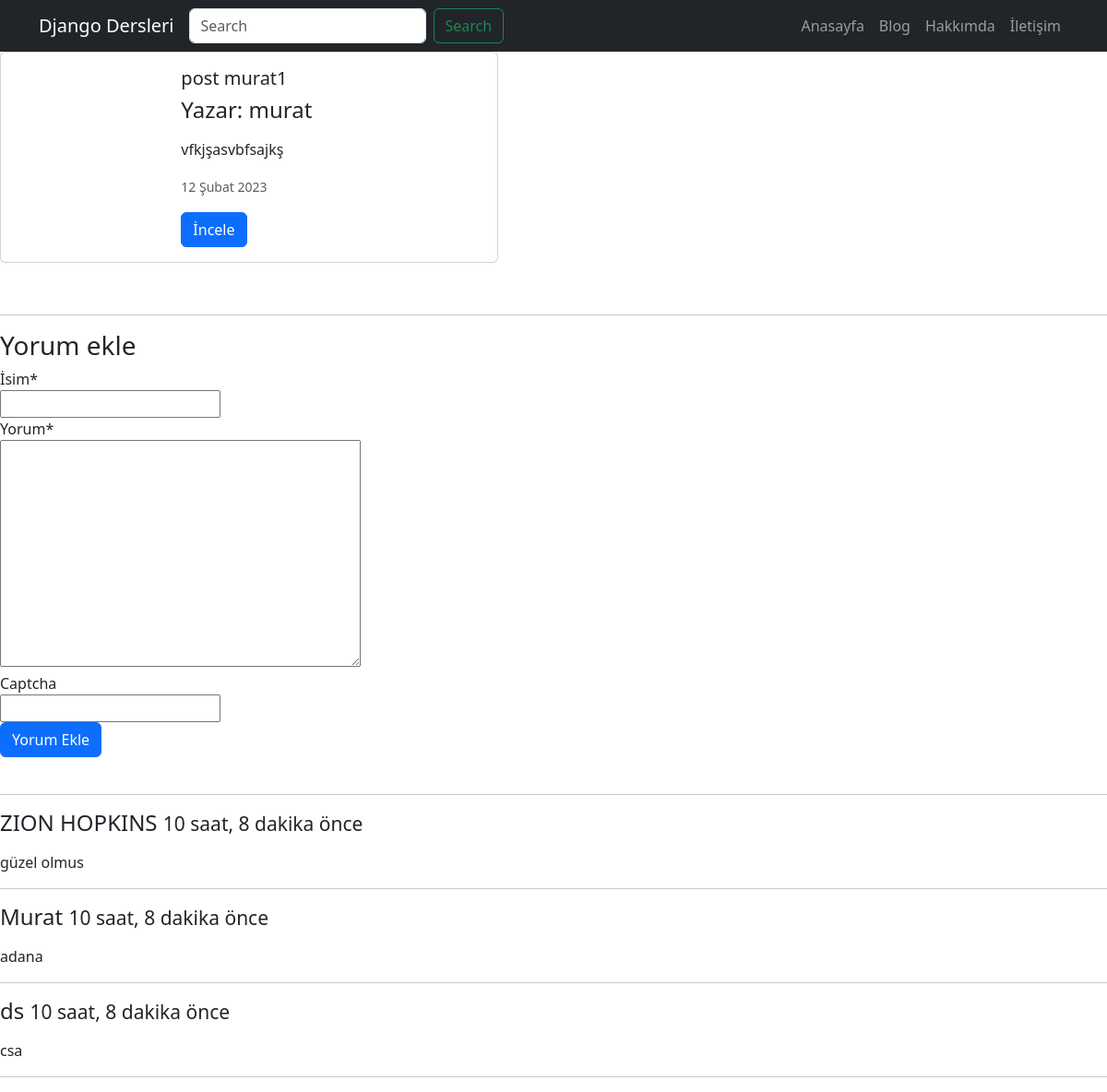
Page /post/post-murat1/ on the committed database.
### post/models.py (models this page shows, shortened)
class Post(models.Model):
    title=models.CharField(max_length=120,verbose_name="Başlık")#verbose_name kullanıcıya gösterilen kısım yanı kullanıcı Başlık görecek admin sayfasında
    content=RichTextField(verbose_name="İçerik")
    publishing_date=models.DateField(verbose_name="yayınlanma tarihi",auto_now_add=True)
    image=models.ImageField(null=True,blank=True)
    slug=models.SlugField(unique=True,editable=False,max_length=130)
    user=models.ForeignKey("auth.User",verbose_name="Yazar",on_delete=models.CASCADE,related_name="posts")
    def get_absolute_url(self):
        return f"/post/{self.slug}"
    class Meta:#burada postları sıraladık
        ordering=["-id"]#buraya '-' işareti ters sırala demek burada id buyuk olan en basa gelecek

class Comment(models.Model):
    post=models.ForeignKey('post.Post',related_name="comments",on_delete=models.CASCADE)
    name=models.CharField(max_length=200,verbose_name="İsim")
    content=models.TextField(verbose_name="Yorum")
    created_date=models.DateField(auto_now_add=True)

### post/views.py (the view)
# urls.py: path('<slug:slug>/',post_datail,name="datail"),#datail/sayı bıradakı : sondaki view.py parametre olarak gönderdiğimiz deger
def post_datail(request,slug):
    post=Post.objects.get(slug=slug)
    form=CommentForm(request.POST or None)#kayıt ekleme 2.yöntem
    if form.is_valid():
        comment=form.save(commit=False)
        comment.post=post
        comment.save()
        return HttpResponseRedirect(post.get_absolute_url())
    context={
        "post":post,
        "form":form
    }
    return render(request,'post/datail.html',context)

### post/forms.py
class CommentForm(forms.ModelForm):
    captcha = ReCaptchaField()
    class Meta:
        model=Comment
        fields=[
            "name",
            "content",
        ]

### templates/post/datail.html
{% extends 'base.html' %}
{%block body%}
   {% include 'post/card.html' %}
   <br><hr>
   <h3>Yorum ekle</h3>
   {% include 'post/comment.html' %}
      <br><hr>
   {%for comment in post.comments.all%}
      <h4>{{comment.name}} <small> {{comment.created_date|timesince}} önce</small></h4>
      <p>{{comment.content|linebreaks}}</p>
      <hr>
   {% endfor %}
{% endblock %}

### templates/post/card.html (shortened to what this page needs)
{% load static%}
<div class="card mb-3" style="max-width: 540px;">
    <div class="row g-0">
      <div class="col-md-4">
    </div>
      <div class="col-md-8">
        <div class="card-body">
          <h5 class="card-title">{{post.title}}</h5>
          <h4>Yazar: {{post.user.get_full_name}}</h4>
          <p class="card-text">{{post.content|safe|linebreaks|truncatechars:150}}</p>
          <p class="card-text"><small class="text-muted"> {{post.publishing_date}}</small></p>
          <div class="btn-group">
            <a href="{{post.get_absolute_url}}" class="btn btn-primary">İncele</a>
          </div>
        </div>
      </div>
    </div>
  </div>

### rows in the picture
Post: title "post murat1", user.get_full_name "murat", content "vfkjşasvbfsajkş", publishing_date "12 Şubat 2023"
Comment: name "ZION HOPKINS", created_date "10 saat, 8 dakika", content "güzel olmus"
Comment: name "Murat", created_date "10 saat, 8 dakika", content "adana"
Comment: name "ds", created_date "10 saat, 8 dakika", content "csa"
